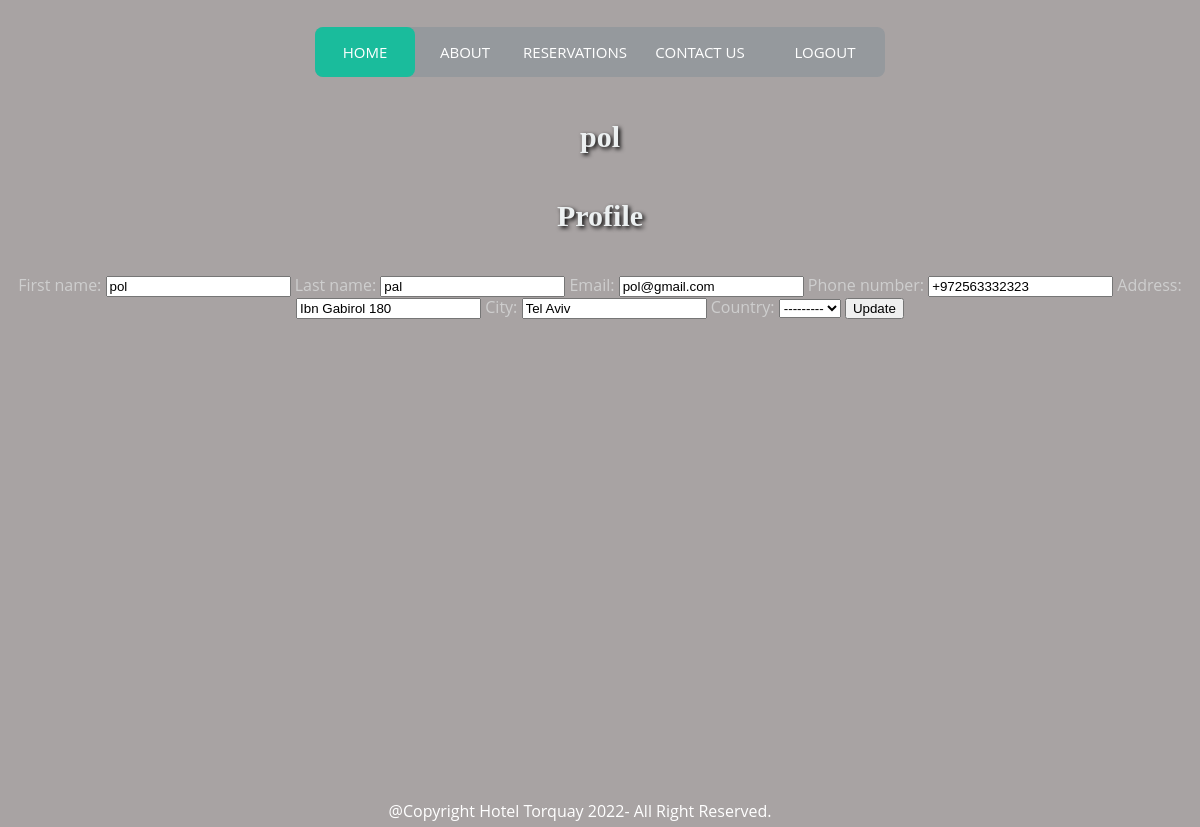
The app's page /accounts/update-profile/ (signed in), older data.
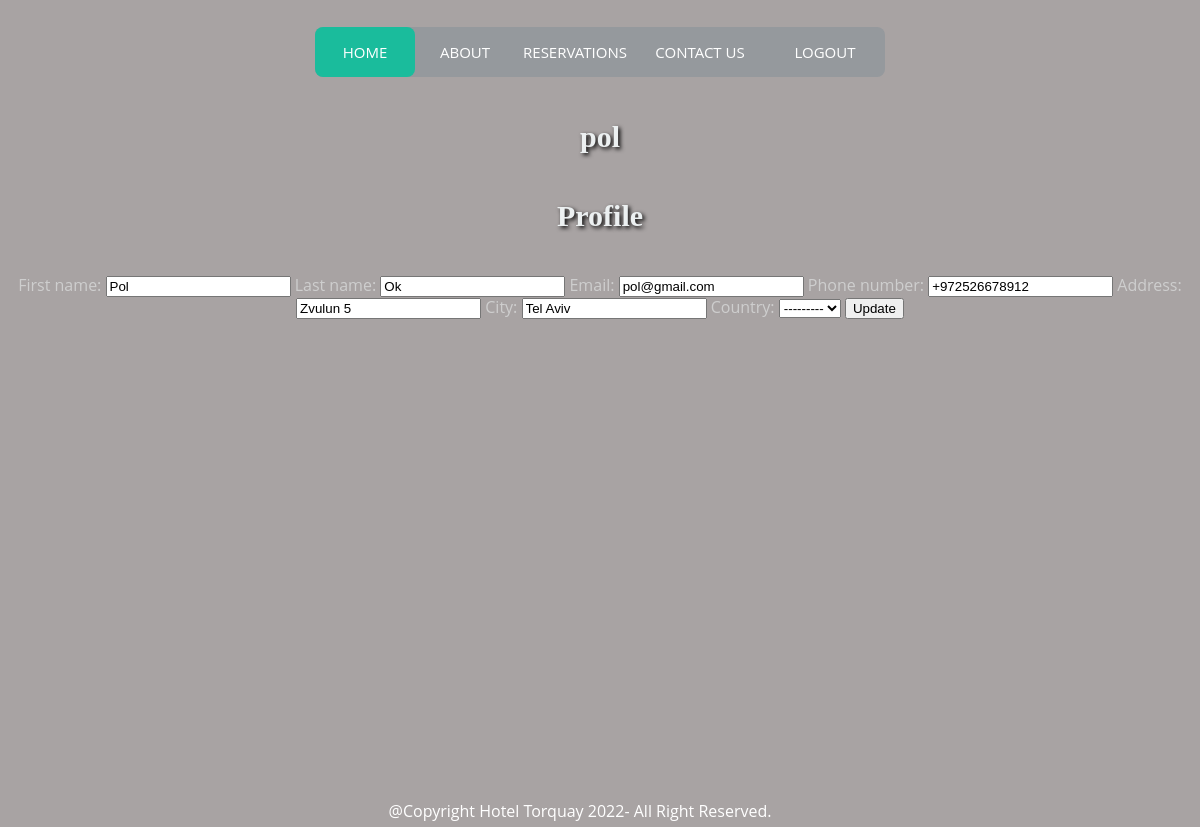
The same page, newer data.
### accounts/models.py (models this page shows, shortened)
class Visitor(models.Model):
    COUNTRIES = countries_for_language('en')
    user = models.OneToOneField(User, on_delete=models.CASCADE, related_name='visitor')
    first_name = models.CharField(max_length=50)
    last_name = models.CharField(max_length=50)
    email = models.EmailField()
    phone_number = PhoneNumberField()
    address = models.CharField(max_length=100)
    city = models.CharField(max_length=100)
    country = models.CharField(max_length=10, choices=COUNTRIES)

### accounts/views.py (the view)
# urls.py: path('update-profile/', update_profile, name='update-profile'),
@login_required(login_url='login')
def update_profile(request):
    profile = request.user.visitor
    form = ProfileForm(request.POST or None, instance=profile)
    context = {'form': form}
    if form.is_valid():
        form.save()
        return redirect('profile')
    return render(request, 'update_profile.html', context)

### accounts/forms.py
class ProfileForm(forms.ModelForm):
    class Meta:
        model = Visitor
        fields = '__all__'
        exclude = ['user']

### accounts/templates/update_profile.html (shortened to what this page needs)
{% extends 'partials/base.html' %}
{% block content %}
    <h1> Profile </h1>
    <form method = 'post'>
    {{form}}
    <button type = 'submit'> Update </button>
    </form>
{% endblock content%}

Row changes from the older to the newer data that the page shows:
changed Visitor "pol@gmail.com": first_name "pol" → "Pol"; last_name "pal" → "Ok"; phone_number "+972563332323" → "+972526678912"; address "Ibn Gabirol 180" → "Zvulun 5"
